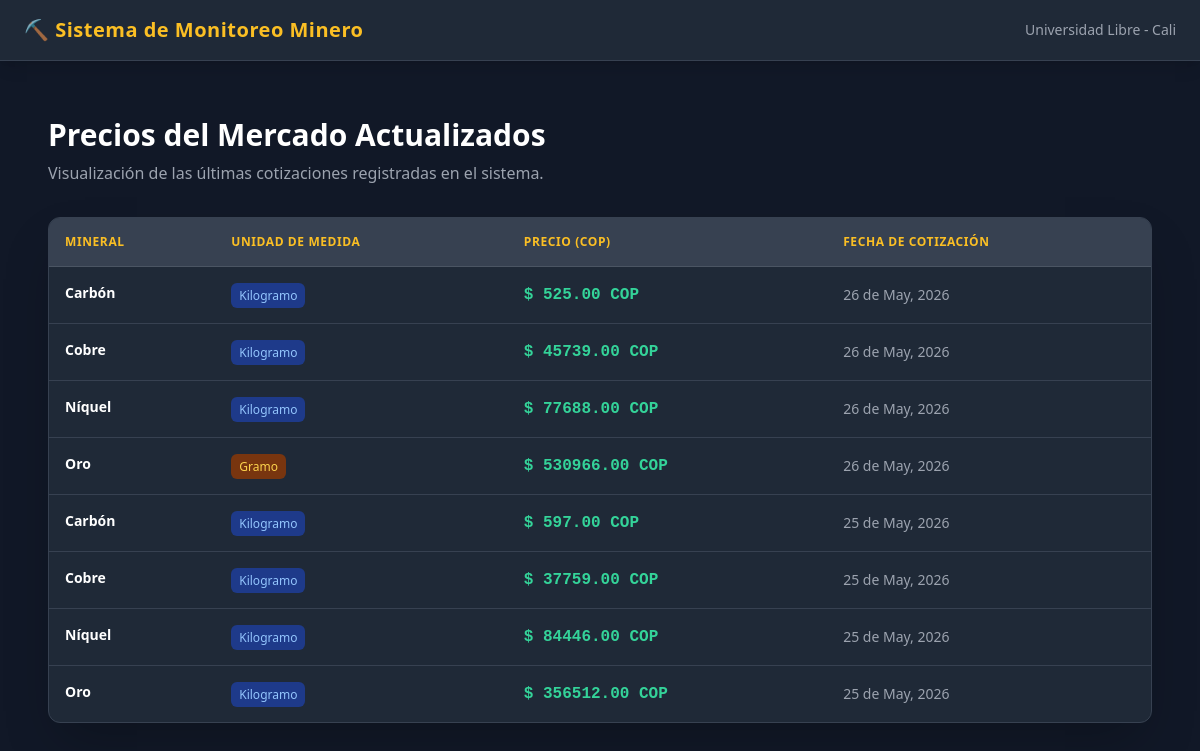
The page / on the database its author committed.
### minerales/models.py (models this page shows, shortened)
class PrecioMineral(models.Model):
    OPCIONES_MINERAL = [
        ("ORO", "Oro"),
        ("CARBON", "Carbón"),
        ("NIQUEL", "Níquel"),
        ("COBRE", "Cobre"),
    ]
    OPCIONES_UNIDAD = [
        ("GRAMO", "Gramo"),
        ("KILOGRAMO", "Kilogramo"),
    ]
    nombre = models.CharField(
        db_index=True,
        max_length=20,
        choices=OPCIONES_MINERAL,
        verbose_name="Mineral",
    )
    unidad_medida = models.CharField(
        max_length=15,
        choices=OPCIONES_UNIDAD,
        default="KILOGRAMO",
        verbose_name="Unidad de Medida",
    )
    precio_cop = models.DecimalField(
        max_digits=12, decimal_places=2, verbose_name="Precio (COP)"
    )
    fecha = models.DateField(verbose_name="Fecha de Cotización")
    fecha_registro = models.DateTimeField(
        auto_now_add=True, verbose_name="Fecha de Registro en Sistema"
    )
    class Meta:
        verbose_name = "Precio de Mineral"
        verbose_name_plural = "Historial de Precios"
        ordering = ["-fecha"]

### minerales/views.py (the view)
# urls.py: path("", lista_precios_view, name="lista_precios"),
def lista_precios_view(request):
    precios = PrecioMineral.objects.all().order_by("-fecha", "nombre")
    return render(request, "lista_precios.html", {"precios": precios})

### minerales/templates/lista_precios.html (shortened to what this page needs)
<!DOCTYPE html>
<html lang="es">
<head>
    <script src="https://cdn.tailwindcss.com"></script>
</head>
<body class="bg-gray-900 text-gray-100 min-h-screen font-sans">
    <nav class="bg-gray-800 border-b border-gray-700 p-4 shadow-lg">
        <div class="max-w-6xl mx-auto flex justify-between items-center">
            <h1 class="text-xl font-bold tracking-wide text-amber-400 flex items-center gap-2">
                ⛏️ Sistema de Monitoreo Minero
            </h1>
            <span class="text-sm text-gray-400 font-medium">Universidad Libre - Cali</span>
        </div>
    </nav>
    <main class="max-w-6xl mx-auto p-6 mt-8">
        <header class="mb-8">
            <h2 class="text-3xl font-extrabold text-white">Precios del Mercado Actualizados</h2>
            <p class="text-gray-400 mt-2">Visualización de las últimas cotizaciones registradas en el sistema.</p>
        </header>
        <div class="bg-gray-800 rounded-xl shadow-2xl border border-gray-700 overflow-hidden">
            <table class="w-full text-left border-collapse">
                <thead>
                    <tr class="bg-gray-700 text-amber-400 uppercase text-xs tracking-wider border-b border-gray-600">
                        <th class="p-4 font-bold">Mineral</th>
                        <th class="p-4 font-bold">Unidad de Medida</th>
                        <th class="p-4 font-bold">Precio (COP)</th>
                        <th class="p-4 font-bold">Fecha de Cotización</th>
                    </tr>
                </thead>
                <tbody class="divide-y divide-gray-700 text-sm">
                    {% for registro in precios %}
                    <tr class="hover:bg-gray-750 transition-colors">
                        <td class="p-4 font-semibold text-white flex items-center gap-2">
                            {{ registro.get_nombre_display }}
                        </td>
                        <td class="p-4 text-gray-300">
                            <span class="px-2 py-1 text-xs rounded-md {% if registro.unidad_medida == 'GRAMO' %}bg-amber-900 text-amber-300{% else %}bg-blue-900 text-blue-300{% endif %}">
                                {{ registro.get_unidad_medida_display }}
                            </span>
                        </td>
                        <td class="p-4 font-mono text-emerald-400 font-bold text-base">
                            $ {{ registro.precio_cop }} COP
                        </td>
                        <td class="p-4 text-gray-400">
                            {{ registro.fecha|date:"d \d\e F, Y" }}
                        </td>
                    </tr>
                    {% empty %}
                    <tr>
                        <td colspan="4" class="p-8 text-center text-gray-500 font-medium">
                            No hay registros de precios en el sistema. Ejecuta el script de actualización.
                        </td>
                    </tr>
                    {% endfor %}
                </tbody>
            </table>
        </div>
    </main>
</body>
</html>

### rows shown on the page
PrecioMineral: nombre "Carbón", unidad_medida "Kilogramo", precio_cop "525.00", fecha "26 de May, 2026"
PrecioMineral: nombre "Cobre", unidad_medida "Kilogramo", precio_cop "45739.00", fecha "26 de May, 2026"
PrecioMineral: nombre "Níquel", unidad_medida "Kilogramo", precio_cop "77688.00", fecha "26 de May, 2026"
PrecioMineral: nombre "Oro", unidad_medida "Gramo", precio_cop "530966.00", fecha "26 de May, 2026"
PrecioMineral: nombre "Carbón", unidad_medida "Kilogramo", precio_cop "597.00", fecha "25 de May, 2026"
PrecioMineral: nombre "Cobre", unidad_medida "Kilogramo", precio_cop "37759.00", fecha "25 de May, 2026"
PrecioMineral: nombre "Níquel", unidad_medida "Kilogramo", precio_cop "84446.00", fecha "25 de May, 2026"
PrecioMineral: nombre "Oro", unidad_medida "Kilogramo", precio_cop "356512.00", fecha "25 de May, 2026"
